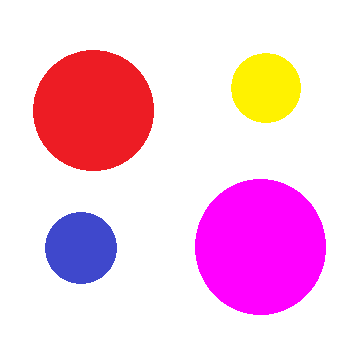
//> input picture input/6.png, 350 x 350 px
$ ./detect_red_circle   (built with g++ and OpenCV 4)
//> lines starting //> are read from the running program, lines starting //| are printed output that depends on the picture; after the words box and inside, x2 and y2 are one past the last pixel; in counts of white or black regions, pixels touching at a corner belong together
#include <opencv/cv.h>
#include <opencv/highgui.h>
#include <string>
#include <sstream>
using namespace std;
int main()
{
	IplImage *original, *imgHSV, *imgThresh, *cut_image;
	original = cvLoadImage("6.png");
//> original is the input picture: 350 rows x 350 cols, CV_8UC3; mean B, G, R 224.8, 198.2, 247
	cvNamedWindow("Original");
	cvShowImage("Original", original);
	imgHSV = cvCreateImage(cvGetSize(original), 8, 3);
	cut_image = cvCloneImage(original);
	cvCvtColor(original, imgHSV, CV_BGR2HSV);
//> imgHSV: 350 rows x 350 cols, CV_8UC3; mean H, S, V 38.7, 64, 251.6
	imgThresh = cvCreateImage(cvGetSize(imgHSV), IPL_DEPTH_8U, 1);
	cvInRangeS(imgHSV, cvScalar(170, 160, 60), cvScalar(180, 256, 256), imgThresh);
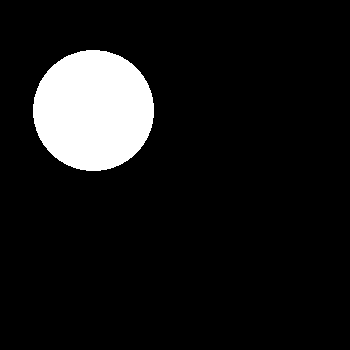
//> imgThresh: 350 rows x 350 cols, CV_8UC1; 9.4% white; 1 white region
	cvThreshold(imgThresh, imgThresh, 230, 255, CV_THRESH_BINARY);
	CvSeq *contours, *result;
	CvMemStorage *storage;
	storage = cvCreateMemStorage(0);
	cvFindContours(imgThresh, storage, &contours, sizeof(CvContour), CV_RETR_LIST,
		CV_CHAIN_APPROX_SIMPLE, cvPoint(0, 0));
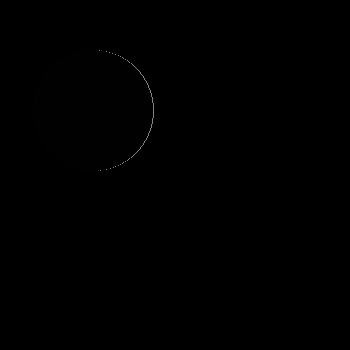
//> imgThresh: 350 rows x 350 cols, CV_8UC1; 9.39% of pixels changed, all inside (x1, y1, x2, y2) = (33, 50, 154, 171)
//> contours = 1 contour; box (x1, y1, x2, y2) and area: (33, 50, 154, 171) 11327
	CvFont Font;
	cvInitFont(&Font, CV_FONT_HERSHEY_COMPLEX, 0.5, 0.5, 1, 1, 8);
	string str;
	const char *text;
	while (contours)
	{
		result = cvApproxPoly(contours, sizeof(CvContour), storage, CV_POLY_APPROX_DP, cvContourPerimeter(contours)*0.02, 0);
		if (result->total == 8)
		{
			CvPoint *pt[8];
			CvRect rect = cvBoundingRect(contours, 0);
			for (int i = 0; i < 8; i++)
			{
				pt[i] = (CvPoint*)cvGetSeqElem(result, i);
			}/*
			 cvLine(original, *pt[0], *pt[1], cvScalar(0, 0, 255), 4);
			 cvLine(original, *pt[1], *pt[2], cvScalar(0, 0, 255), 4);
			 cvLine(original, *pt[2], *pt[3], cvScalar(0, 0, 255), 4);
			 cvLine(original, *pt[3], *pt[4], cvScalar(0, 0, 255), 4);
			 cvLine(original, *pt[4], *pt[5], cvScalar(0, 0, 255), 4);
			 cvLine(original, *pt[5], *pt[6], cvScalar(0, 0, 255), 4);
			 cvLine(original, *pt[6], *pt[7], cvScalar(0, 0, 255), 4);
			 cvLine(original, *pt[7], *pt[0], cvScalar(0, 0, 255), 4);*/
			str = "Red Circle";
			text = str.c_str();
			cvPutText(original, text, cvPoint(rect.x + 5, rect.y + rect.height + 20), &Font, cvScalar(0, 0, 255));
			cvSetImageROI(cut_image, rect);
		}
		contours = contours->h_next;
	}
//> this loop made 1 pass
//> (rect, contours) on pass 1: (Rect(33, 50, 121, 121), 0 contours)
//> pass 1, `cvPutText(original, text, cvPoint(rect.x + 5, rect.y + rect.height + 2..`:
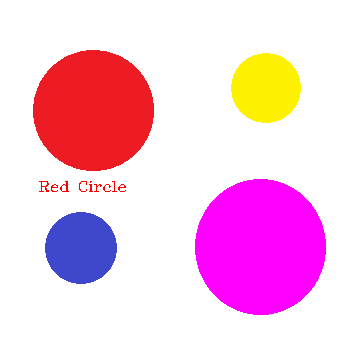
//> original: 350 rows x 350 cols, CV_8UC3; 0.2% of pixels changed, all inside (x1, y1, x2, y2) = (39, 181, 126, 192)
//> pass 1, `cvSetImageROI(cut_image, rect);`:
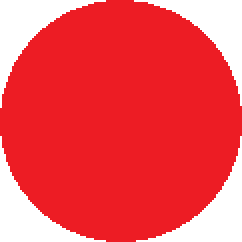
//> cut_image: 121 rows x 121 cols, CV_8UC3 (shown 2 times larger); mean B, G, R 83, 76.7, 240.9
	cvNamedWindow("Tracked");
	cvShowImage("Tracked", original);
	cvShowImage("Cut Image", cut_image);
	cvWaitKey(0);
	cvDestroyAllWindows();
	cvReleaseMemStorage(&storage);
	cvReleaseImage(&original);
	cvReleaseImage(&imgThresh);
	return 0;
}
